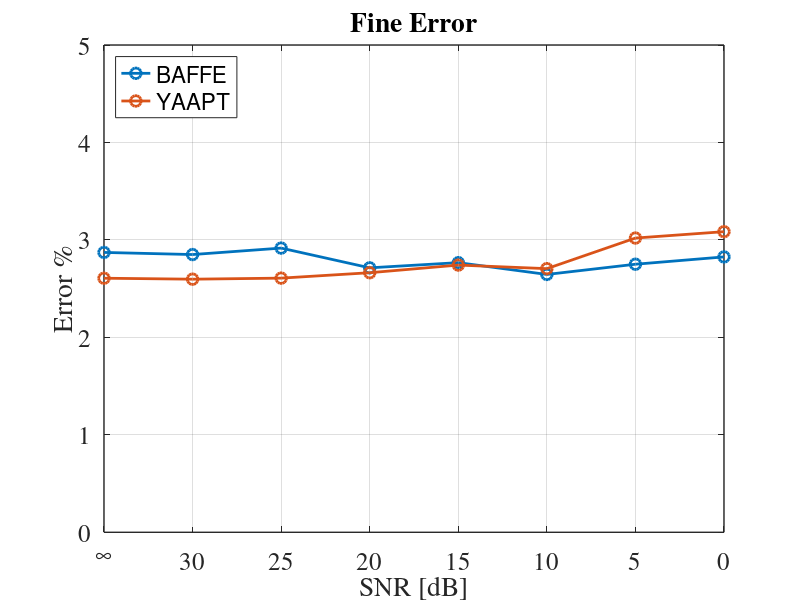
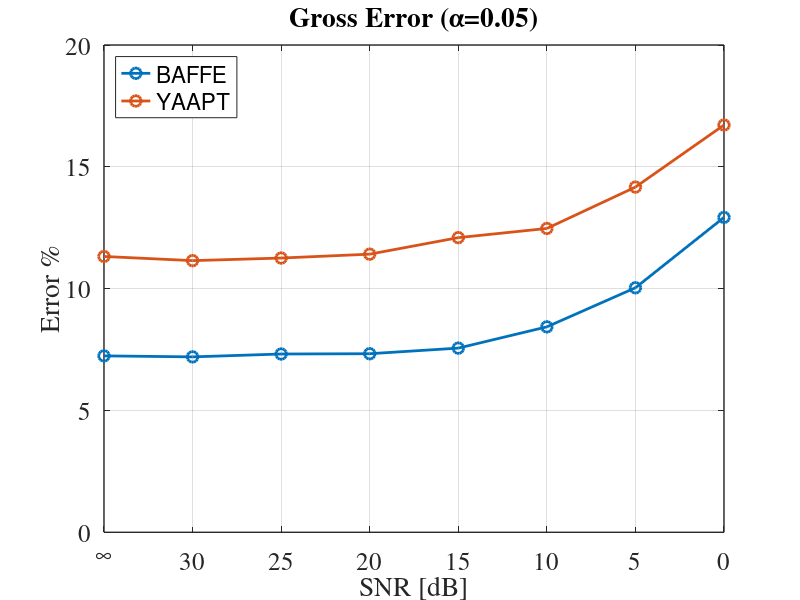
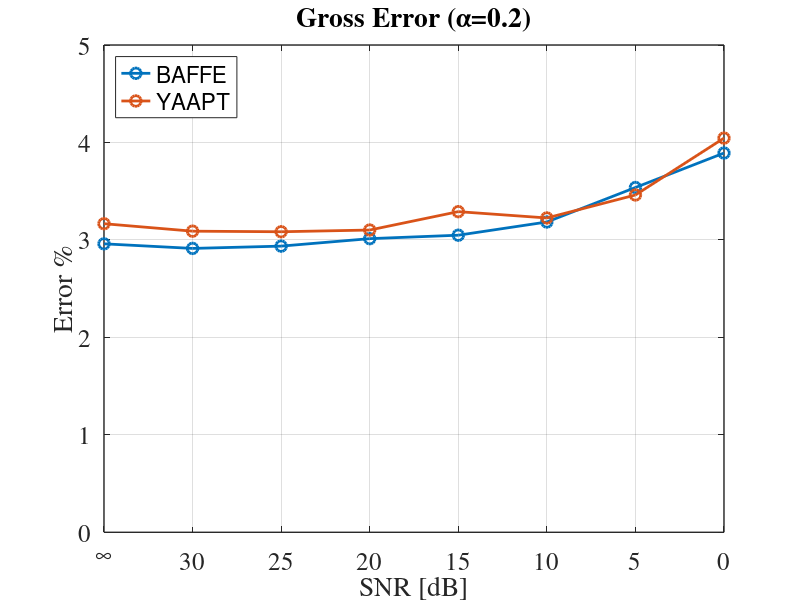
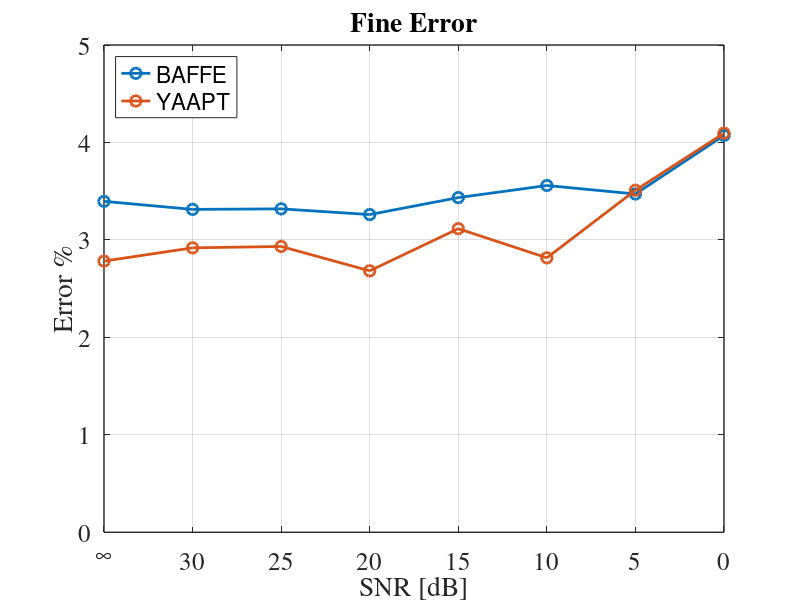

MATLAB code for these plots, in order:
% % % % % % % % % % % % % % % % % % % % % % % % % % % % % % % % % % % % % %
% % Name        : Danny Toma
% % Date        : February 1, 2019
% % Description : This script plots the results of the BAFFE and the YAAPT
% %               with the keele database as the reference. 
% % % % % % % % % % % % % % % % % % % % % % % % % % % % % % % % % % % % % %


close all

% Load Error results
load yaapt_error_eval.mat
load baffe_error_eval.mat

prompt = 'Save Pictures? \n';
save_input = input(prompt);

%** STUDIO WHITE NOISE ****************************************************
figure(1)
plot(BAFFE_RESULTS.SNRZ,BAFFE_RESULTS.STUDIO_WHITE.FINE.*100,'-o','MarkerSize',7.75,'LineWidth',2)
hold on
plot(YAAPT_RESULTS.SNRZ,YAAPT_RESULTS.STUDIO_WHITE.FINE.*100,'-o','MarkerSize',7.75,'LineWidth',2)
grid on
axis([0 inf 0 5])
set(gca, 'XDir','reverse')
xl=get(gca,'xtick');
xl=num2cell(num2str(xl.'),2);
xl(end)={'\infty'};
set(gca,'xticklabel',xl)
xlabel('SNR [dB]','FontSize',18);
ylabel('Error %','FontSize',18);
title('Fine Error','FontSize',20);
set(gca,'FontSize',18)
set(gca,'FontName','Times')
set(gca,'LineWidth',1)
legend({'BAFFE','YAAPT'},'Location','northwest')

if( save_input == 1)
   print('-dpng','-r600','studio_white_fine.png')
end

figure(2)
plot(BAFFE_RESULTS.SNRZ,BAFFE_RESULTS.STUDIO_WHITE.GROSS5.*100,'-o','MarkerSize',7.75,'LineWidth',2)
hold on
plot(YAAPT_RESULTS.SNRZ,YAAPT_RESULTS.STUDIO_WHITE.GROSS5.*100,'-o','MarkerSize',7.75,'LineWidth',2)
grid on
axis([0 inf 0 20])
set(gca, 'XDir','reverse')
xl=get(gca,'xtick');
xl=num2cell(num2str(xl.'),2);
xl(end)={'\infty'};
set(gca,'xticklabel',xl)
xlabel('SNR [dB]','FontSize',18);
ylabel('Error %','FontSize',18);
title('Gross Error ({\alpha}=0.05)','FontSize',20);
set(gca,'FontSize',18)
set(gca,'FontName','Times')
set(gca,'LineWidth',1)
legend({'BAFFE','YAAPT'},'Location','northwest')

if( save_input == 1)
   print('-dpng','-r600','studio_white_gross_05.png')
end

figure(3)
plot(BAFFE_RESULTS.SNRZ,BAFFE_RESULTS.STUDIO_WHITE.GROSS20.*100,'-o','MarkerSize',7.75,'LineWidth',2)
hold on
plot(YAAPT_RESULTS.SNRZ,YAAPT_RESULTS.STUDIO_WHITE.GROSS20.*100,'-o','MarkerSize',7.75,'LineWidth',2)
grid on
axis([0 inf 0 5])
set(gca, 'XDir','reverse')
xl=get(gca,'xtick');
xl=num2cell(num2str(xl.'),2);
xl(end)={'\infty'};
set(gca,'xticklabel',xl)
xlabel('SNR [dB]','FontSize',18);
ylabel('Error %','FontSize',18);
title('Gross Error ({\alpha}=0.2)','FontSize',20);
set(gca,'FontSize',18)
set(gca,'FontName','Times')
set(gca,'LineWidth',1)
legend({'BAFFE','YAAPT'},'Location','northwest')

if( save_input == 1)
   print('-dpng','-r600','studio_white_gross_20.png')
end

%** TELEPHONE WHITE NOISE *************************************************
figure(4)
plot(BAFFE_RESULTS.SNRZ,BAFFE_RESULTS.TELE_WHITE.FINE.*100,'-o','MarkerSize',7.75,'LineWidth',2)
hold on
plot(YAAPT_RESULTS.SNRZ,YAAPT_RESULTS.TELE_WHITE.FINE.*100,'-o','MarkerSize',7.75,'LineWidth',2)
grid on
axis([0 inf 0 5])
set(gca, 'XDir','reverse')
xl=get(gca,'xtick');
xl=num2cell(num2str(xl.'),2);
xl(end)={'\infty'};
set(gca,'xticklabel',xl)
xlabel('SNR [dB]','FontSize',18);
ylabel('Error %','FontSize',18);
title('Fine Error','FontSize',20);
set(gca,'FontSize',18)
set(gca,'FontName','Times')
set(gca,'LineWidth',1)
legend({'BAFFE','YAAPT'},'Location','northwest')

if( save_input == 1)
   print('-dpng','-r600','tele_white_fine.png')
end

figure(5)
plot(BAFFE_RESULTS.SNRZ,BAFFE_RESULTS.TELE_WHITE.GROSS5.*100,'-o','MarkerSize',7.75,'LineWidth',2)
hold on
plot(YAAPT_RESULTS.SNRZ,YAAPT_RESULTS.TELE_WHITE.GROSS5.*100,'-o','MarkerSize',7.75,'LineWidth',2)
grid on
axis([0 inf 0 30])
set(gca, 'XDir','reverse')
xl=get(gca,'xtick');
xl=num2cell(num2str(xl.'),2);
xl(end)={'\infty'};
set(gca,'xticklabel',xl)
xlabel('SNR [dB]','FontSize',18);
ylabel('Error %','FontSize',18);
title('Gross Error ({\alpha}=0.05)','FontSize',20);
set(gca,'FontSize',18)
set(gca,'FontName','Times')
set(gca,'LineWidth',1)
legend({'BAFFE','YAAPT'},'Location','northwest')

if( save_input == 1)
   print('-dpng','-r600','tele_white_gross_05.png')
end

figure(6)
plot(BAFFE_RESULTS.SNRZ,BAFFE_RESULTS.TELE_WHITE.GROSS20.*100,'-o','MarkerSize',7.75,'LineWidth',2)
hold on
plot(YAAPT_RESULTS.SNRZ,YAAPT_RESULTS.TELE_WHITE.GROSS20.*100,'-o','MarkerSize',7.75,'LineWidth',2)
grid on
axis([0 inf 0 10])
set(gca, 'XDir','reverse')
xl=get(gca,'xtick');
xl=num2cell(num2str(xl.'),2);
xl(end)={'\infty'};
set(gca,'xticklabel',xl)
xlabel('SNR [dB]','FontSize',18);
ylabel('Error %','FontSize',18);
title('Gross Error ({\alpha}=0.2)','FontSize',20);
set(gca,'FontSize',18)
set(gca,'FontName','Times')
set(gca,'LineWidth',1)
legend({'BAFFE','YAAPT'},'Location','northwest')

if( save_input == 1)
   print('-dpng','-r600','tele_white_gross_2.png')
end

%** STUDIO BABBLE NOISE ***************************************************
figure(7)
plot(BAFFE_RESULTS.SNRZ,BAFFE_RESULTS.STUDIO_BABBLE.FINE.*100,'-o','MarkerSize',7.75,'LineWidth',2)
hold on
plot(YAAPT_RESULTS.SNRZ,YAAPT_RESULTS.STUDIO_BABBLE.FINE.*100,'-o','MarkerSize',7.75,'LineWidth',2)
grid on
axis([0 inf 0 10])
set(gca, 'XDir','reverse')
xl=get(gca,'xtick');
xl=num2cell(num2str(xl.'),2);
xl(end)={'\infty'};
set(gca,'xticklabel',xl)
xlabel('SNR [dB]','FontSize',18);
ylabel('Error %','FontSize',18);
title('Fine Error','FontSize',20);
set(gca,'FontSize',18)
set(gca,'FontName','Times')
set(gca,'LineWidth',1)
legend({'BAFFE','YAAPT'},'Location','northwest')

if( save_input == 1)
   print('-dpng','-r600','studio_babble_fine.png')
end

figure(8)
plot(BAFFE_RESULTS.SNRZ,BAFFE_RESULTS.STUDIO_BABBLE.GROSS5.*100,'-o','MarkerSize',7.75,'LineWidth',2)
hold on
plot(YAAPT_RESULTS.SNRZ,YAAPT_RESULTS.STUDIO_BABBLE.GROSS5.*100,'-o','MarkerSize',7.75,'LineWidth',2)
grid on
axis([0 inf 0 40])
set(gca, 'XDir','reverse')
xl=get(gca,'xtick');
xl=num2cell(num2str(xl.'),2);
xl(end)={'\infty'};
set(gca,'xticklabel',xl)
xlabel('SNR [dB]','FontSize',18);
ylabel('Error %','FontSize',18);
title('Gross Error ({\alpha}=0.05)','FontSize',20);
set(gca,'FontSize',18)
set(gca,'FontName','Times')
set(gca,'LineWidth',1)
legend({'BAFFE','YAAPT'},'Location','northwest')

if( save_input == 1)
   print('-dpng','-r600','studio_babble_gross_05.png')
end

figure(9)
plot(BAFFE_RESULTS.SNRZ,BAFFE_RESULTS.STUDIO_BABBLE.GROSS20.*100,'-o','MarkerSize',7.75,'LineWidth',2)
hold on
plot(YAAPT_RESULTS.SNRZ,YAAPT_RESULTS.STUDIO_BABBLE.GROSS20.*100,'-o','MarkerSize',7.75,'LineWidth',2)
grid on
axis([0 inf 0 20])
set(gca, 'XDir','reverse')
xl=get(gca,'xtick');
xl=num2cell(num2str(xl.'),2);
xl(end)={'\infty'};
set(gca,'xticklabel',xl)
xlabel('SNR [dB]','FontSize',18);
ylabel('Error %','FontSize',18);
title('Gross Error ({\alpha}=0.2)','FontSize',20);
set(gca,'FontSize',18)
set(gca,'FontName','Times')
set(gca,'LineWidth',1)
legend({'BAFFE','YAAPT'},'Location','northwest')

if( save_input == 1)
   print('-dpng','-r600','studio_babble_gross_20.png')
end

%** TELEPHONE BABBLE NOISE ************************************************
figure(10)
plot(BAFFE_RESULTS.SNRZ,BAFFE_RESULTS.TELE_BABBLE.FINE.*100,'-o','MarkerSize',7.75,'LineWidth',2)
hold on
plot(YAAPT_RESULTS.SNRZ,YAAPT_RESULTS.TELE_BABBLE.FINE.*100,'-o','MarkerSize',7.75,'LineWidth',2)
grid on
axis([0 inf 0 30])
set(gca, 'XDir','reverse')
xl=get(gca,'xtick');
xl=num2cell(num2str(xl.'),2);
xl(end)={'\infty'};
set(gca,'xticklabel',xl)
xlabel('SNR [dB]','FontSize',18);
ylabel('Error %','FontSize',18);
title('Fine Error','FontSize',20);
set(gca,'FontSize',18)
set(gca,'FontName','Times')
set(gca,'LineWidth',1)
legend({'BAFFE','YAAPT'},'Location','northwest')

if( save_input == 1)
   print('-dpng','-r600','tele_babble_fine.png')
end

figure(11)
plot(BAFFE_RESULTS.SNRZ,BAFFE_RESULTS.TELE_BABBLE.GROSS5.*100,'-o','MarkerSize',7.75,'LineWidth',2)
hold on
plot(YAAPT_RESULTS.SNRZ,YAAPT_RESULTS.TELE_BABBLE.GROSS5.*100,'-o','MarkerSize',7.75,'LineWidth',2)
grid on
axis([0 inf 0 70])
set(gca, 'XDir','reverse')
xl=get(gca,'xtick');
xl=num2cell(num2str(xl.'),2);
xl(end)={'\infty'};
set(gca,'xticklabel',xl)
xlabel('SNR [dB]','FontSize',18);
ylabel('Error %','FontSize',18);
title('Gross Error ({\alpha}=0.05)','FontSize',20);
set(gca,'FontSize',18)
set(gca,'FontName','Times')
set(gca,'LineWidth',1)
legend({'BAFFE','YAAPT'},'Location','northwest')

if( save_input == 1)
   print('-dpng','-r600','tele_babble_gross_05.png')
end

figure(12)
plot(BAFFE_RESULTS.SNRZ,BAFFE_RESULTS.TELE_BABBLE.GROSS20.*100,'-o','MarkerSize',7.75,'LineWidth',2)
hold on
plot(YAAPT_RESULTS.SNRZ,YAAPT_RESULTS.TELE_BABBLE.GROSS20.*100,'-o','MarkerSize',7.75,'LineWidth',2)
grid on
axis([0 inf 0 50])
set(gca, 'XDir','reverse')
xl=get(gca,'xtick');
xl=num2cell(num2str(xl.'),2);
xl(end)={'\infty'};
set(gca,'xticklabel',xl)
xlabel('SNR [dB]','FontSize',18);
ylabel('Error %','FontSize',18);
title('Gross Error ({\alpha}=0.2)','FontSize',20);
set(gca,'FontSize',18)
set(gca,'FontName','Times')
set(gca,'LineWidth',1)
legend({'BAFFE','YAAPT'},'Location','northwest')

if( save_input == 1)
   print('-dpng','-r600','tele_babble_gross_20.png')
end

